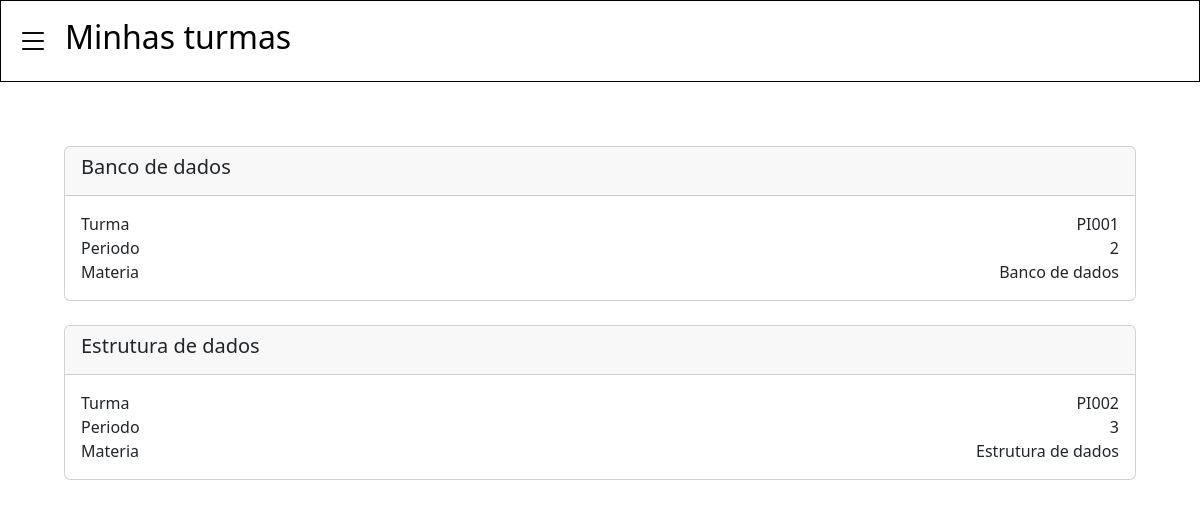
The app's page /turmas/ (signed in) with its own data.
### turmas/models.py (models this page shows)
class Turma(models.Model):
    nome=models.CharField(max_length=20)
    periodo=models.IntegerField()

class Materia(models.Model):
    nome=models.CharField(max_length=30)

### turmas/views.py (the view)
# urls.py: path('turmas/', include('turmas.urls')),
def turmas(request):
    current_user = request.user
    tpm = Relation_TPM.objects.filter(professor_id=current_user.id)
    relacao = []
    for item in tpm:
        turma = Turma.objects.get(pk=item.turma_id)
        professor = Professor.objects.get(pk=item.professor_id)
        materia = Materia.objects.get(pk=item.materia_id)
        relacao.append({'id': item.id, 'turma': turma, 'professor': professor, 'materia': materia})
    return render(request, 'turmas.html', {'relacao': relacao})

### turmas/templates/turmas.html
{% extends 'turmas_base.html' %}
{% block 'header' %}
    <h2>Minhas turmas</h2>
{% endblock %}
{% block 'dashboard' %}
    <div class="row p-5 ">
        <br>
        {% for rel in relacao %}
        <a href="{% url 'home' id=rel.id %}" class="text-decoration-none">
            <div class="card col-md-12 mb-4 p-0">
                <div class="card-header">
                    <h5>{{rel.materia.nome}}</h5>
                </div>
                <div class="card-body">
                    <div class="d-flex justify-content-between">
                        <span>Turma</span>
                        <span>{{ rel.turma.nome }}</span>
                    </div>
                    <div class="d-flex justify-content-between">
                        <span>Periodo</span>
                        <span>{{rel.turma.periodo}}</span>
                    </div>
                    <div class="d-flex justify-content-between">
                        <span>Materia</span>
                        <span>{{rel.materia.nome}}</span>
                    </div>
                </div>
            </div>
        </a>
        {% endfor %}
    </div>
{% endblock %}

### templates/static/general/css/base.css (style rules this page uses)
* { margin: 0; padding: 0; box-sizing: border-box; }
body { width: 100%; height: 100vh; margin: 0; padding: 0; }

### records on screen
Turma: materia.nome "Banco de dados", turma.nome "PI001", turma.periodo "2"
Turma: materia.nome "Estrutura de dados", turma.nome "PI002", turma.periodo "3"
